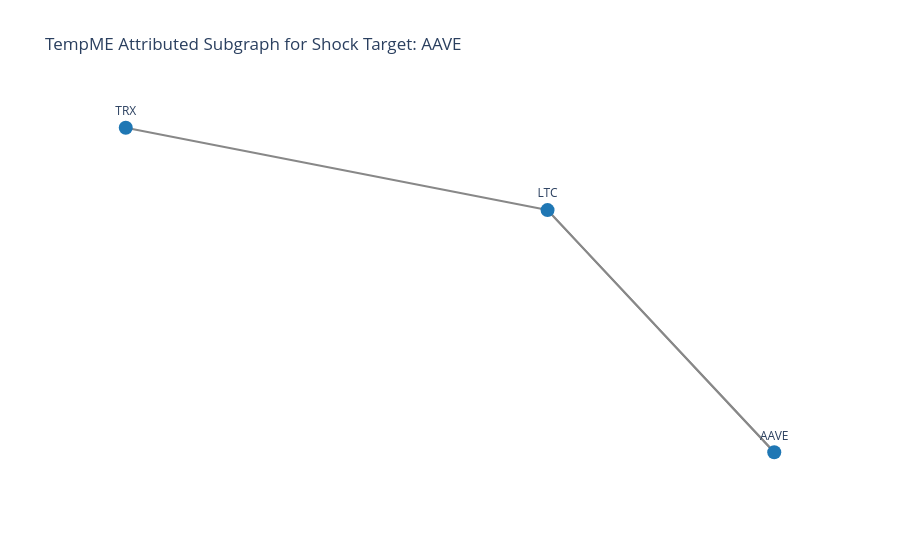

The code cell stored with this chart in its notebook:
### Markdown cell above
## 3. Visualize Attributed Shock Transmission Subgraphs

### Code cell
import networkx as nx

if exp_csv.exists() and len(df_exp) > 0:
    sample_row = df_exp.iloc[0]
    target = sample_row['target_asset']
    edge_str = sample_row['top_explanatory_edges']
    print(f'Explaining contagion prediction for {target}:')
    print(f'Top motif edges: {edge_str}')
    
    G_exp = nx.DiGraph()
    for item in edge_str.split(';'):
        if '->' in item:
            uv, w_str = item.split('(')
            u, v = uv.split('->')
            w = float(w_str.rstrip(')'))
            G_exp.add_edge(u, v, weight=w)
            
    pos = nx.spring_layout(G_exp, seed=42)
    edge_x = []
    edge_y = []
    for u, v in G_exp.edges():
        x0, y0 = pos[u]
        x1, y1 = pos[v]
        edge_x.extend([x0, x1, None])
        edge_y.extend([y0, y1, None])
        
    node_x = [pos[n][0] for n in G_exp.nodes()]
    node_y = [pos[n][1] for n in G_exp.nodes()]
    
    fig = go.Figure(
        data=[
            go.Scatter(x=edge_x, y=edge_y, line=dict(width=2, color='#888'), hoverinfo='none', mode='lines'),
            go.Scatter(x=node_x, y=node_y, mode='markers+text', text=list(G_exp.nodes()), textposition='top center', marker=dict(size=14, color='#1f77b4'))
        ],
        layout=go.Layout(
            title=f'TempME Attributed Subgraph for Shock Target: {target}',
            showlegend=False,
            template='plotly_white',
            xaxis=dict(showgrid=False, zeroline=False, showticklabels=False),
            yaxis=dict(showgrid=False, zeroline=False, showticklabels=False)
        )
    )
    fig.show()

### Figure 1 — Plotly figure (JSON) as saved in the notebook; plotly's stock layout.template omitted (floating-point values rounded to 4 significant figures)
{"data": [{"hoverinfo": "none", "line": {"color": "#888", "width": 2}, "mode": "lines", "type": "scatter", "x": [0.1823, 0.8177, null, 0.8177, 0.1823, null, -1.0, 0.1823, null], "y": [0.1333, -0.4726, null, -0.4726, 0.1333, null, 0.3393, 0.1333, null]}, {"marker": {"color": "#1f77b4", "size": 14}, "mode": "markers+text", "text": ["LTC", "AAVE", "TRX"], "textposition": "top center", "type": "scatter", "x": [0.1823, 0.8177, -1.0], "y": [0.1333, -0.4726, 0.3393]}], "layout": {"showlegend": false, "title": {"text": "TempME Attributed Subgraph for Shock Target: AAVE"}, "xaxis": {"showgrid": false, "showticklabels": false, "zeroline": false}, "yaxis": {"showgrid": false, "showticklabels": false, "zeroline": false}}}
